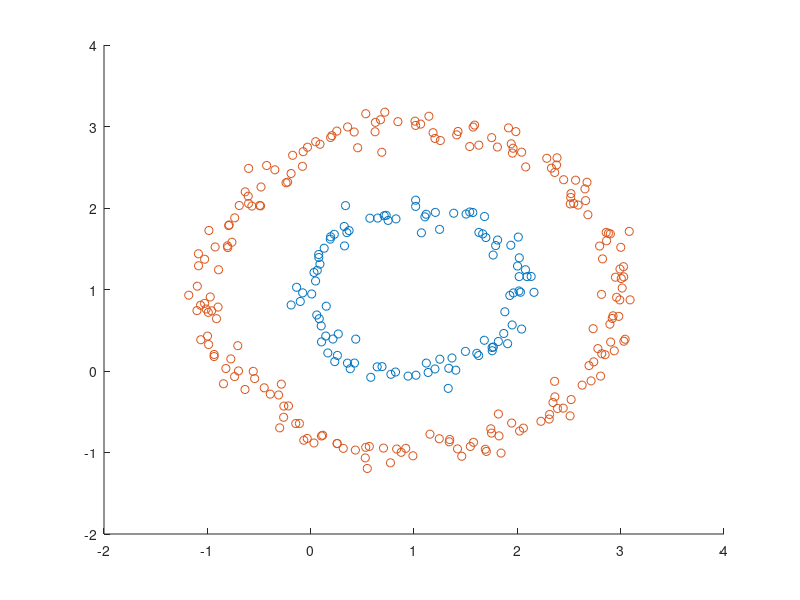
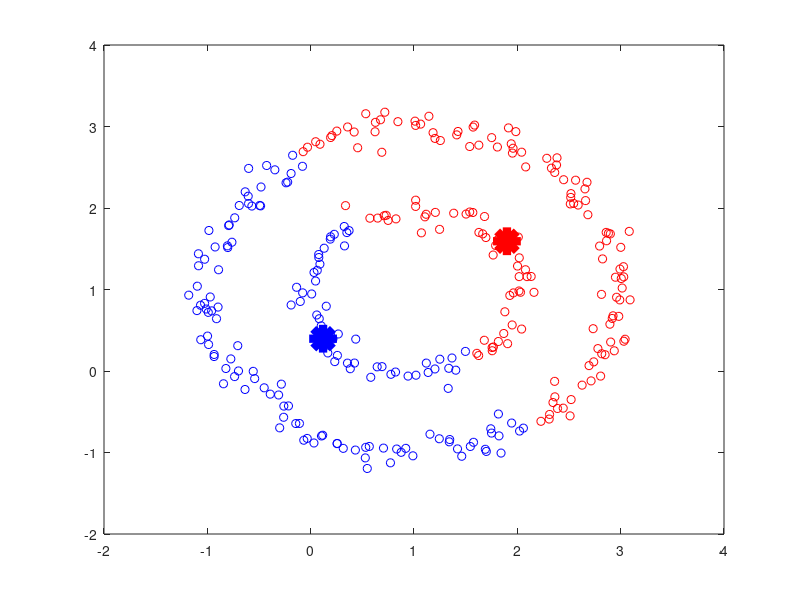

Write MATLAB code to recreate these figures, in order. (Note: this script raises an error after producing the figures.)
%sample spectral technique

clear ;
close all ;

figure ; 

N = 100 ;
K = 2 ;

theta = linspace(0, 2 * pi, N) ;
C1X1 = 1 + cos(theta) + 0.1 * randn(1, N) ;
C1X2 = 1 + sin(theta) + 0.1 * randn(1, N) ;
scatter(C1X1, C1X2) ; hold on ;
theta = linspace(0, 2 * pi, 2*N) ;
C2X1 = 1 + 2 * cos(theta) + 0.1 * randn(1, 2*N) ;
C2X2 = 1 + 2 * sin(theta) + 0.1 * randn(1, 2*N) ;
scatter(C2X1, C2X2) ;
X = [C1X1', C1X2' ; C2X1', C2X2'] ;
print(gcf, '-dpng', '../plot/sc_sample_scatter.png') ;

figure ;

[idx, c] = kmeans(X, K) ;
plot(X(idx==1, 1), X(idx==1, 2), 'ob') ;
hold on ;
plot(X(idx==2, 1), X(idx==2, 2), 'or') ;
h = plot(c(1, 1), c(1, 2), '*b') ;
set(h, 'LineWidth', 20) ;
h = plot(c(2, 1), c(2, 2), '*r') ;
set(h, 'LineWidth', 20) ;
print(gcf, '-dpng', '../plot/sc_sample_kmeans.png') ;

figure ;
epsilon = 0.7 ;
D = dist(X') ;
A = double(D < epsilon) ;
gplot(A, X) ;
print(gcf, '-dpng', '../plot/sc_sample_adj.png') ;
figure ;
[V, Lambda] = eigs(A, K) ;
[idx, c] = kmeans(V, K) ;
plot(X(idx==1, 1), X(idx==1, 2), 'ob') ;
hold on ;
plot(X(idx==2, 1), X(idx==2, 2), 'or') ;
print(gcf, '-dpng', '../plot/sc_sample_sc.png') ;

figure ;
plot(V(idx==1, 1), V(idx==1, 2), 'ob') ;
hold on ;
plot(V(idx==2, 1), V(idx==2, 2), 'or') ;
print(gcf, '-dpng', '../plot/sc_sample_2d_embed.png') ;
% h = plot(c(1, 1), c(1, 2), '*b') ;
% set(h, 'LineWidth', 20) ;
% h = plot(c(2, 1), c(2, 2), '*r') ;
% set(h, 'LineWidth', 20) ;

figure ;
%Test polar coordinate system
%1. subtract sample mean 
%2. convert from cartesian coordinate to polar coordinate
[ptheta, pr] = cart2pol(X(:,1) - mean(X(:,1)), X(:,2) - mean(X(:,2))) ;
PX = [zscore(ptheta), zscore(pr)] ;
[idx, c] = kmeans(PX, K) ;
plot(X(idx==1, 1), X(idx==1, 2), 'ob') ;
hold on ;
plot(X(idx==2, 1), X(idx==2, 2), 'or') ;
% h = plot(c(1, 1), c(1, 2), '*b') ;
% set(h, 'LineWidth', 20) ;
% h = plot(c(2, 1), c(2, 2), '*r') ;
% set(h, 'LineWidth', 20) ;
print(gcf, '-dpng', '../plot/sc_sample_pkmeans.png') ;